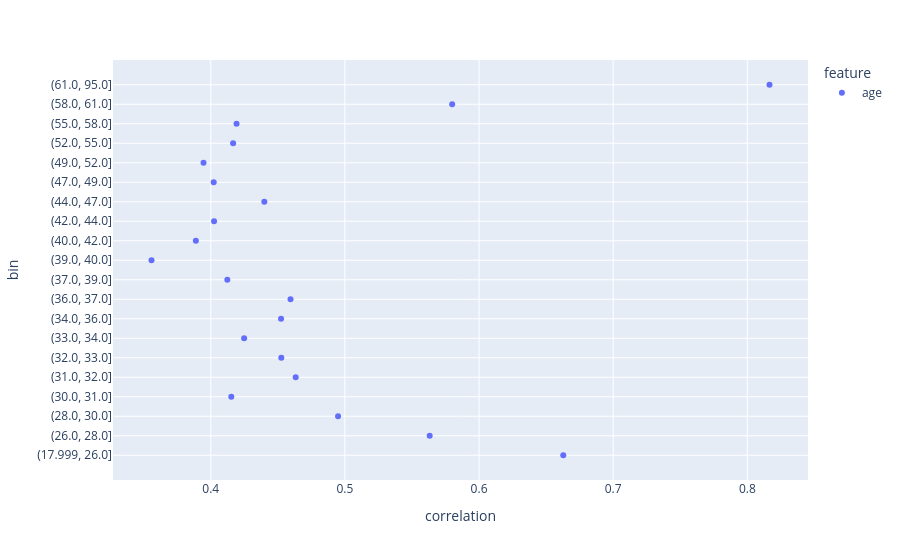

Notebook code cell kept with this figure:
### Markdown cell above
## 🔹 Wnioski dla causal analytics

---

### 🔥 1. Najważniejsze struktury przyczynowe

#### 📌 History & exposure layer

* `was_previously_contacted`
* `poutcome_is_unknown`
* `previous_log1p`
* `contact_is_unknown`

👉 to jest **core warstwa informacji o ekspozycji klienta**

---

#### 💰 2. Warstwa finansowa (confoundery)

* `has_debt`
* `financial_stress`
* `balance_log1p`
* `net_balance_indicator`

👉 opisują **płynność i ryzyko finansowe**

---

#### ⏱ 3. Warstwa czasowa / dynamika

* `pdays`
* `pdays_contacted`
* `campaign_capped`

👉 opisują:

* decay efekt kontaktu
* fatigue kampanii
* timing reakcji

---

## ⚠️ Kluczowe ostrzeżenie metodologiczne

### ❗ korelacja ≠ przyczynowość

Szczególnie:

* `poutcome_is_unknown`
* `contact_is_unknown`

👉 mogą być:

* proxy missing data
* selection bias indicators

---

## 🧠 Finalna interpretacja globalna

Twój system pokazuje bardzo typowy układ:

> 📌 decyzja o depozycie zależy głównie od:

1. historii kontaktu i kampanii (najsilniejszy blok)
2. sytuacji finansowej klienta
3. efektów czasowych (timing + fatigue)

### Code cell
for feature in ['age_bin']:
    df_plot = df.groupby(feature)['deposit'].mean().reset_index()
    df_plot.rename(columns={'deposit':'correlation'}, inplace=True)
    df_plot['feature'] = feature.replace('_bin', '')
    df_plot['bin'] = df_plot[feature]
    
    import plotly.express as px
    fig = px.scatter(df_plot, x='correlation', y='bin', color='feature', hover_data=['bin','correlation'])
    fig.show()

### Figure 1 — Plotly figure (JSON) as saved in the notebook; plotly's stock layout.template omitted (floating-point values rounded to 4 significant figures)
{"data": [{"hovertemplate": "feature=age<br>correlation=%{x}<br>bin=%{y}<extra></extra>", "legendgroup": "age", "marker": {"color": "#636efa", "symbol": "circle"}, "mode": "markers", "name": "age", "orientation": "h", "showlegend": true, "type": "scatter", "x": [0.6628, 0.5632, 0.4949, 0.4153, 0.4633, 0.4526, 0.4249, 0.4524, 0.4595, 0.4124, 0.3558, 0.3889, 0.4025, 0.4399, 0.4022, 0.3946, 0.4167, 0.4192, 0.58, 0.8165], "xaxis": "x", "y": ["(17.999, 26.0]", "(26.0, 28.0]", "(28.0, 30.0]", "(30.0, 31.0]", "(31.0, 32.0]", "(32.0, 33.0]", "(33.0, 34.0]", "(34.0, 36.0]", "(36.0, 37.0]", "(37.0, 39.0]", "(39.0, 40.0]", "(40.0, 42.0]", "(42.0, 44.0]", "(44.0, 47.0]", "(47.0, 49.0]", "(49.0, 52.0]", "(52.0, 55.0]", "(55.0, 58.0]", "(58.0, 61.0]", "(61.0, 95.0]"], "yaxis": "y"}], "layout": {"legend": {"title": {"text": "feature"}, "tracegroupgap": 0}, "margin": {"t": 60}, "xaxis": {"anchor": "y", "domain": [0, 1], "title": {"text": "correlation"}}, "yaxis": {"anchor": "x", "domain": [0, 1], "title": {"text": "bin"}}}}
